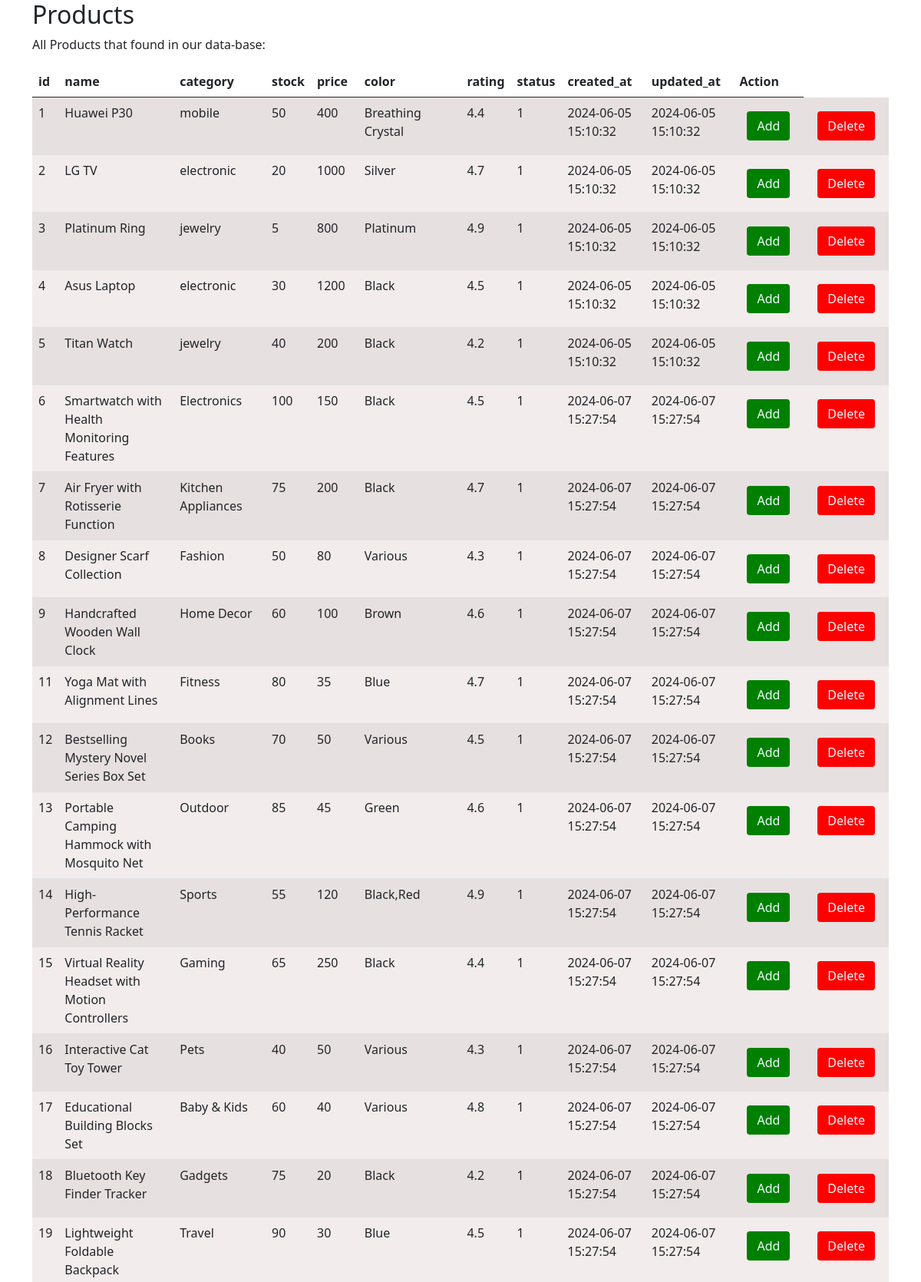
Screenshot of /miniproject/index.php (upper part) with the database file from the repository.
### tables this page shows
CREATE TABLE `product` (
  `id` int(11) NOT NULL,
  `name` varchar(255) NOT NULL,
  `category` varchar(255) NOT NULL,
  `stock` int(11) NOT NULL,
  `price` int(11) NOT NULL,
  `color` varchar(255) NOT NULL,
  `rating` float NOT NULL,
  `status` int(11) NOT NULL DEFAULT 1,
  `created_at` datetime NOT NULL,
  `updated_at` datetime NOT NULL
);

### miniproject/index.php (the view, shortened to what this page needs)
<?php
$servername="localhost";
$username="root";
$password="";
$dbname="e-commerce";
$conn=mysqli_connect($servername,$username,$password,$dbname);
if($conn -> connect_errno){
    echo "Failed to connect My SQL". $conn -> connect_error;
    exit();
}else{
    $product_fetch_query="SELECT * FROM `product`";
    $pro_results= mysqli_query($conn,$product_fetch_query);
}
?>
<!DOCTYPE html>
<html lang="en">
<head>
  <link rel="stylesheet" href="https://cdnjs.cloudflare.com/ajax/libs/twitter-bootstrap/5.1.0/css/bootstrap.min.css">
  <link rel="stylesheet" href="https://cdnjs.cloudflare.com/ajax/libs/font-awesome/5.15.4/css/all.min.css">
</head>
<body>
<div class="container">
  <h2>Products</h2>
  <p>All Products that found in our data-base:</p>
  <table class="table table-striped">
    <thead>
      <tr>
        <th>id</th>
        <th>name</th>
        <th>category</th>
        <th>stock</th>
        <th>price</th>
        <th>color</th>
        <th>rating</th>
        <th>status</th>
        <th>created_at</th>
        <th>updated_at</th>
        <th>Action</th>
      </tr>
    </thead>
    <tbody>
    <?php
    while($row_array=mysqli_fetch_assoc($pro_results)){
        ?>
        <tr>
        <td><?php echo $row_array['id'];?></td>
        <td><?php echo $row_array['name'];?></td>
        <td><?php echo $row_array['category'];?></td>
        <td><?php echo $row_array['stock'];?></td>
        <td><?php echo $row_array['price'];?></td>
        <td><?php echo $row_array['color'];?></td>
        <td><?php echo $row_array['rating'];?></td>
        <td><?php echo $row_array['status'];?></td>
        <td><?php echo $row_array['created_at'];?></td>
        <td><?php echo $row_array['updated_at'];?></td>
        <th><button class="btn button-green">Add</button></th>
        <th><button class="btn button-red">Delete</button></th>
        </tr>
    <?php
    }
    ?>
    </tbody>
  </table>
</div>
</body>
</html>

### miniproject/index.php (style rules this page uses)
td { background-color: antiquewhite; }
button { margin: 10px; border-radius: 0.5rem; padding-left: 20px; padding-right: 20px; color: black; font-weight: bold; }
.button-red { background-color: red; color: aliceblue; }
.button-green { background-color: green; color: aliceblue; }
tbody { background-color: rgb(243, 236, 236); }

### rows the page displays
product: id "1", name "Huawei P30", category "mobile", stock "50", price "400", color "Breathing Crystal", rating "4.4", status "1", created_at "2024-06-05 15:10:32", updated_at "2024-06-05 15:10:32"
product: id "2", name "LG TV", category "electronic", stock "20", price "1000", color "Silver", rating "4.7", status "1", created_at "2024-06-05 15:10:32", updated_at "2024-06-05 15:10:32"
product: id "3", name "Platinum Ring", category "jewelry", stock "5", price "800", color "Platinum", rating "4.9", status "1", created_at "2024-06-05 15:10:32", updated_at "2024-06-05 15:10:32"
product: id "4", name "Asus Laptop", category "electronic", stock "30", price "1200", color "Black", rating "4.5", status "1", created_at "2024-06-05 15:10:32", updated_at "2024-06-05 15:10:32"
product: id "5", name "Titan Watch", category "jewelry", stock "40", price "200", color "Black", rating "4.2", status "1", created_at "2024-06-05 15:10:32", updated_at "2024-06-05 15:10:32"
product: id "6", name "Smartwatch with Health Monitoring Features", category "Electronics", stock "100", price "150", color "Black", rating "4.5", status "1", created_at "2024-06-07 15:27:54", updated_at "2024-06-07 15:27:54"
product: id "7", name "Air Fryer with Rotisserie Function", category "Kitchen Appliances", stock "75", price "200", color "Black", rating "4.7", status "1", created_at "2024-06-07 15:27:54", updated_at "2024-06-07 15:27:54"
product: id "8", name "Designer Scarf Collection", category "Fashion", stock "50", price "80", color "Various", rating "4.3", status "1", created_at "2024-06-07 15:27:54", updated_at "2024-06-07 15:27:54"
product: id "9", name "Handcrafted Wooden Wall Clock", category "Home Decor", stock "60", price "100", color "Brown", rating "4.6", status "1", created_at "2024-06-07 15:27:54", updated_at "2024-06-07 15:27:54"
product: id "11", name "Yoga Mat with Alignment Lines", category "Fitness", stock "80", price "35", color "Blue", rating "4.7", status "1", created_at "2024-06-07 15:27:54", updated_at "2024-06-07 15:27:54"
product: id "12", name "Bestselling Mystery Novel Series Box Set", category "Books", stock "70", price "50", color "Various", rating "4.5", status "1", created_at "2024-06-07 15:27:54", updated_at "2024-06-07 15:27:54"
product: id "13", name "Portable Camping Hammock with Mosquito Net", category "Outdoor", stock "85", price "45", color "Green", rating "4.6", status "1", created_at "2024-06-07 15:27:54", updated_at "2024-06-07 15:27:54"
product: id "14", name "High-Performance Tennis Racket", category "Sports", stock "55", price "120", color "Black,Red", rating "4.9", status "1", created_at "2024-06-07 15:27:54", updated_at "2024-06-07 15:27:54"
product: id "15", name "Virtual Reality Headset with Motion Controllers", category "Gaming", stock "65", price "250", color "Black", rating "4.4", status "1", created_at "2024-06-07 15:27:54", updated_at "2024-06-07 15:27:54"
product: id "16", name "Interactive Cat Toy Tower", category "Pets", stock "40", price "50", color "Various", rating "4.3", status "1", created_at "2024-06-07 15:27:54", updated_at "2024-06-07 15:27:54"
product: id "17", name "Educational Building Blocks Set", category "Baby & Kids", stock "60", price "40", color "Various", rating "4.8", status "1", created_at "2024-06-07 15:27:54", updated_at "2024-06-07 15:27:54"
product: id "18", name "Bluetooth Key Finder Tracker", category "Gadgets", stock "75", price "20", color "Black", rating "4.2", status "1", created_at "2024-06-07 15:27:54", updated_at "2024-06-07 15:27:54"
product: id "19", name "Lightweight Foldable Backpack", category "Travel", stock "90", price "30", color "Blue", rating "4.5", status "1", created_at "2024-06-07 15:27:54", updated_at "2024-06-07 15:27:54"
